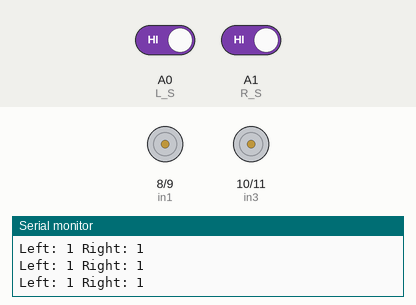
A sketch run on a simulated Arduino Uno, built with avr-gcc and run on an emulated ATmega328P. Parts: motor-driver pin pairs drawn as motors (green arrow = first pin HIGH = forward, orange = second pin HIGH = backward, longer = more drive, scaled by the enable pin), the last lines printed to the serial monitor. The inputs (shaded band) are chosen by the test bench; at power-on: A0 (L_S) HIGH, A1 (R_S) HIGH.

Above: at 2.2 s.
2.3 s: A0 (L_S) driven LOW
At 3.4 s:
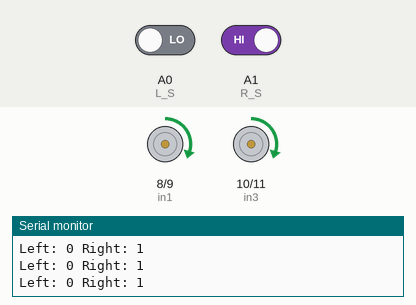
3.8 s: A1 (R_S) driven LOW
At 4.5 s:
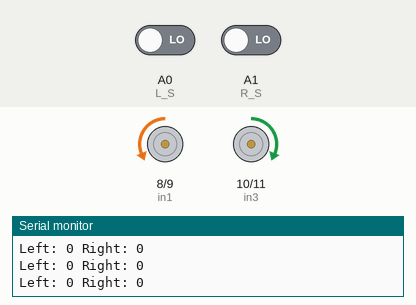
5.3 s: A0 (L_S) driven HIGH
At 6.7 s:
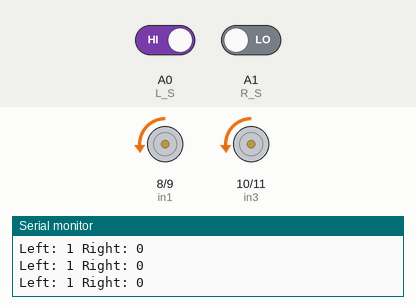
Timing chart, 0 to 8.3 s (numbered marks = the images above; inputs shaded):
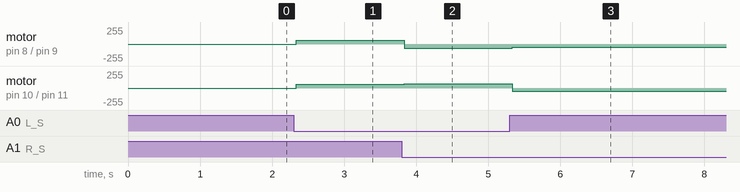

Measured:
- after the input at 2.3 s, motor on pin 8 (in1) / pin 9 (in2), motor on pin 10 (in3) / pin 11 (in4): stopped → forward 60/255 at once
- after the input at 3.8 s, motor on pin 8 (in1) / pin 9 (in2): forward 60/255 → backward 65/255 at once; motor on pin 10 (in3) / pin 11 (in4): forward 60/255 → forward 65/255 at once
- after the input at 5.3 s, motor on pin 8 (in1) / pin 9 (in2): backward 65/255 → backward 45/255 at once; motor on pin 10 (in3) / pin 11 (in4): forward 65/255 → backward 45/255 at once

The sketch:

testing_components.ino
```cpp
/**
 * Line Following Robot - Testing/Calibration Version
 *
 * Simple bang-bang control line follower used for initial testing
 * and hardware verification before deploying the PID competition code.
 *
 * This version uses basic if/else logic to verify:
 * - Motor functionality
 * - Sensor readings
 * - Wiring correctness
 * - Basic line following capability
 *
 * Algorithm:
 * - Both sensors on black → Go straight
 * - Left sensor on white → Turn left
 * - Right sensor on white → Turn right
 * - Both sensors on white → Stop
 *
 * Hardware:
 * - L298N Motor Driver
 * - 2× DC Motors
 * - 2× IR Line Sensors (digital output)
 * - Arduino UNO
 *
 * Sensor Logic:
 * - 0 = Black (line detected)
 * - 1 = White (no line)
 *
 * @author Shayan Mazahir
 * @date of last edit: February 2026
 * @purpose Testing and hardware verification
 */

// ============================================================================
// PIN DEFINITIONS
// ============================================================================

// Motor Driver Pins (L298N)
#define enA 5     // Enable A (left motor speed control - PWM)
#define in1 8     // Input 1 (left motor direction)
#define in2 9     // Input 2 (left motor direction)
#define in3 10    // Input 3 (right motor direction)
#define in4 11    // Input 4 (right motor direction)
#define enB 6     // Enable B (right motor speed control - PWM)

// IR Sensor Pins
#define R_S A1    // Right IR sensor
#define L_S A0    // Left IR sensor

// ============================================================================
// SETUP - RUNS ONCE AT STARTUP
// ============================================================================

void setup() {
  // Initialize serial communication for debugging
  Serial.begin(9600);

  // Configure sensor pins as inputs
  pinMode(R_S, INPUT);
  pinMode(L_S, INPUT);

  // Configure motor control pins as outputs
  pinMode(enA, OUTPUT);
  pinMode(in1, OUTPUT);
  pinMode(in2, OUTPUT);
  pinMode(in3, OUTPUT);
  pinMode(in4, OUTPUT);
  pinMode(enB, OUTPUT);

  // Enable both motors at full power
  digitalWrite(enA, HIGH);
  digitalWrite(enB, HIGH);

  // Startup delay for safety
  delay(1000);
}

// ============================================================================
// MAIN LOOP - RUNS CONTINUOUSLY
// ============================================================================

void loop() {
  // Read IR sensors
  // 0 = black (line detected), 1 = white (no line)
  int leftSensor = digitalRead(L_S);
  int rightSensor = digitalRead(R_S);

  // -------------------------------------------------------------------------
  // DEBUG OUTPUT
  // -------------------------------------------------------------------------
  // Print sensor values to Serial Monitor for debugging
  Serial.print("Left: ");
  Serial.print(leftSensor);
  Serial.print(" Right: ");
  Serial.println(rightSensor);

  // -------------------------------------------------------------------------
  // CONTROL LOGIC (Bang-Bang Control)
  // -------------------------------------------------------------------------

  // Both sensors on black line → Go straight
  if (leftSensor == 0 && rightSensor == 0) {
    forward();
  }
  // Left sensor on white, right on black → Line is to the right, turn right
  else if (leftSensor == 1 && rightSensor == 0) {
    turnRight();
  }
  // Left sensor on black, right on white → Line is to the left, turn left
  else if (leftSensor == 0 && rightSensor == 1) {
    turnLeft();
  }
  // Both sensors on white → Line lost, stop
  else {
    Stop();
  }
}

// ============================================================================
// MOVEMENT FUNCTIONS
// ============================================================================

/**
 * Move forward
 * Both motors at equal speed (65/255 ≈ 25% power)
 */
void forward() {
  analogWrite(enA, 65);     // Left motor speed
  analogWrite(enB, 65);     // Right motor speed
  digitalWrite(in1, LOW);   // Left motor direction
  digitalWrite(in2, HIGH);
  digitalWrite(in3, HIGH);  // Right motor direction
  digitalWrite(in4, LOW);
}

/**
 * Turn right
 * Left motor forward, right motor backward at reduced speed
 */
void turnRight() {
  analogWrite(enA, 45);     // Left motor speed (reduced for turning)
  analogWrite(enB, 45);     // Right motor speed (reduced for turning)
  digitalWrite(in1, LOW);   // Left motor forward
  digitalWrite(in2, HIGH);
  digitalWrite(in3, LOW);   // Right motor backward (reverse for pivot)
  digitalWrite(in4, HIGH);
}

/**
 * Turn left
 * Right motor forward, left motor backward
 */
void turnLeft() {
  analogWrite(enA, 60);     // Left motor speed
  analogWrite(enB, 60);     // Right motor speed
  digitalWrite(in1, HIGH);  // Left motor backward (reverse for pivot)
  digitalWrite(in2, LOW);
  digitalWrite(in3, HIGH);  // Right motor forward
  digitalWrite(in4, LOW);
}

/**
 * Stop all motors
 * Sets all motor pins to LOW (coast stop)
 */
void Stop() {
  digitalWrite(in1, LOW);
  digitalWrite(in2, LOW);
  digitalWrite(in3, LOW);
  digitalWrite(in4, LOW);
}
```
